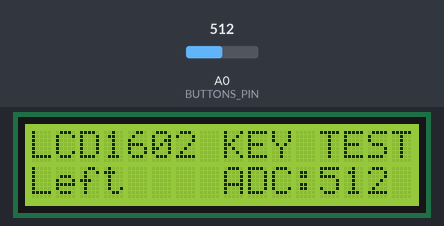
Bench run of a program on a simulated Arduino Uno, built with avr-gcc and run on an emulated ATmega328P. On the bench: 16×2 character LCD. Inputs (shaded band) come from the test bench; at power-on: A0 (BUTTONS_PIN) = 512. What the program prints to the serial monitor is not drawn.

Above: at 1.2 s.
1.3 s: A0 (BUTTONS_PIN) set to 716
At 2.5 s:
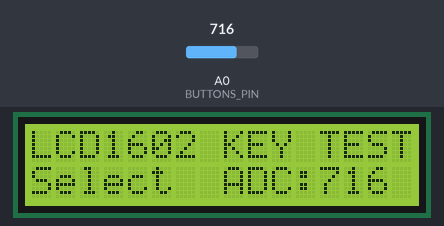
2.8 s: A0 (BUTTONS_PIN) set to 306
At 3.6 s:
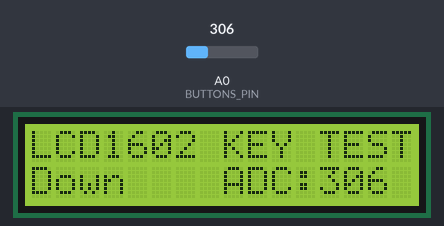
4.3 s: A0 (BUTTONS_PIN) set to 122
At 4.7 s:
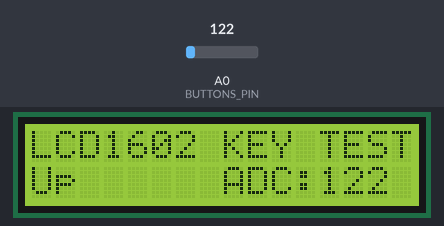
5.8 s: A0 (BUTTONS_PIN) set to 0
At 7.1 s:
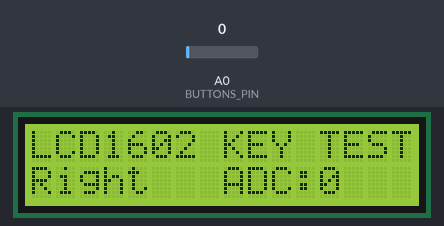
Timing chart, 0 to 8.3 s (numbered marks = the images above; inputs shaded):
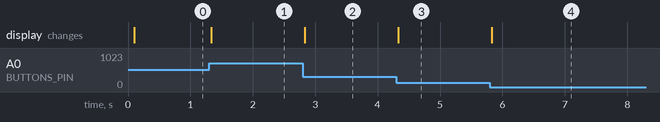

The program:

main.cpp
```cpp
#include <Arduino.h>

#include "buttons.h"
#include "config.h"
#include "lcd_driver.h"

void setup() {
    lcdInit();
    Serial.begin(115200);
}

void setDataLcd(const char* str, int x) {
    lcdSetCursor(0, 1);
    lcdPrint("                ");
    lcdSetCursor(0, 1);
    lcdPrint(str);
    lcdSetCursor(12, 1);
    lcdPrintInt(x);
}

void loop() {
    int x = analogRead(BUTTONS_PIN);
    updateButtons();

    if (clickRightButton()) {
        setDataLcd("Right   ADC:", x);
        Serial.print("Value A0 `Right` is  :");
        Serial.println(x, DEC);
    } else if (clickUpButton()) {
        setDataLcd("Up      ADC:", x);
        Serial.print("Value A0 `UP`’ is  :");
        Serial.println(x, DEC);
    } else if (clickDownButton()) {
        setDataLcd("Down    ADC:", x);
        Serial.print("Value A0‘`Down` is  :");
        Serial.println(x, DEC);
    } else if (clickLeftButton()) {
        setDataLcd("Left    ADC:", x);
        Serial.print("Value A0 `Left` is  :");
        Serial.println(x, DEC);
    } else if (clickSelectButton()) {
        setDataLcd("Select  ADC:", x);
        Serial.print("Value A0 `Select` is  :");
        Serial.println(x, DEC);
    }
}
```

buttons.cpp
```cpp
#include "buttons.h"

#include <AnalogMultiButton.h>

#include "config.h"

static constexpr int BUTTONS_VALUES[BUTTONS_TOTAL] = {BUTTON_RIGHT_ADC, BUTTON_UP_ADC, BUTTON_DOWN_ADC, BUTTON_LEFT_ADC, BUTTON_SELECT_ADC};
static AnalogMultiButton buttons(BUTTONS_PIN, BUTTONS_TOTAL, BUTTONS_VALUES, BUTTONS_DEBOUNCE_MS);

void updateButtons() {
    buttons.update();
}

bool clickRightButton() {
    return buttons.onPress(BUTTON_RIGHT);
}

bool clickUpButton() {
    return buttons.onPress(BUTTON_UP);
}

bool clickDownButton() {
    return buttons.onPress(BUTTON_DOWN);
}

bool clickLeftButton() {
    return buttons.onPress(BUTTON_LEFT);
}

bool clickSelectButton() {
    return buttons.onPress(BUTTON_SELECT);
}
```

buttons.h
```cpp
#pragma once

void updateButtons();
bool clickRightButton();
bool clickUpButton();
bool clickDownButton();
bool clickLeftButton();
bool clickSelectButton();
```

config.h
```cpp
#pragma once

// =============================================================================
// ПИНЫ ПОДКЛЮЧЕНИЯ ДИСПЛЕЯ LCD1602 (4-битный режим)
// Используются цифровые пины Arduino Uno/Nano
// =============================================================================
#define LCD_RS_PIN 8  // Пин RS (Register Select): 0 = команда, 1 = данные
#define LCD_EN_PIN 9  // Пин EN (Enable): фронт запускает чтение данных
#define LCD_D4_PIN 4  // Младший бит шины данных (D4)
#define LCD_D5_PIN 5  // D5
#define LCD_D6_PIN 6  // D6
#define LCD_D7_PIN 7  // Старший бит шины данных (D7)

// =============================================================================
// ПАРАМЕТРЫ ДИСПЛЕЯ
// =============================================================================
#define LCD_COLS 16  // Количество символов в строке
#define LCD_ROWS 2   // Количество строк

// =============================================================================
// ПИНЫ АНАЛОГОВЫХ КНОПОК
// =============================================================================
#define BUTTONS_PIN A0  // Аналоговый вход для резистивной клавиатуры

// =============================================================================
// ПОРОГОВЫЕ ЗНАЧЕНИЯ ДЛЯ АНАЛОГОВЫХ КНОПОК (ADC, 10-битный диапазон: 0–1023)
// Значения подобраны для типовой LCD Keypad Shield.
// РЕКОМЕНДУЕТСЯ УТОЧНИТЬ ЧЕРЕЗ КАЛИБРОВКУ!
// Порядок: от минимального к максимальному напряжению (RIGHT → SELECT)
// =============================================================================
#define BUTTONS_TOTAL 5        // Количество кнопок
#define BUTTON_RIGHT_ADC 50    // Нажата кнопка "RIGHT"
#define BUTTON_UP_ADC 150      // Нажата кнопка "UP"
#define BUTTON_DOWN_ADC 300    // Нажата кнопка "DOWN"
#define BUTTON_LEFT_ADC 500    // Нажата кнопка "LEFT"
#define BUTTON_SELECT_ADC 700  // Нажата кнопка "SELECT"

// =============================================================================
// ПАРАМЕТРЫ ОБРАБОТКИ КНОПОК
// =============================================================================
#define BUTTONS_DEBOUNCE_MS 25  // Время антидребезга в миллисекундах

// Идентификаторы кнопок (enum для читаемости)
enum ButtonId {
    BUTTON_RIGHT,
    BUTTON_UP,
    BUTTON_DOWN,
    BUTTON_LEFT,
    BUTTON_SELECT
};
```

lcd_driver.cpp
```cpp
#include "lcd_driver.h"

#include <LiquidCrystal.h>
#include <stdarg.h>

static LiquidCrystal lcd(
    LCD_RS_PIN,
    LCD_EN_PIN,
    LCD_D4_PIN,
    LCD_D5_PIN,
    LCD_D6_PIN,
    LCD_D7_PIN);

static char lcdPrintfBuffer[32];

void lcdClear() {
    lcd.clear();
}

void lcdSetCursor(uint8_t col, uint8_t row) {
    if (col < LCD_COLS && row < LCD_ROWS) {
        lcd.setCursor(col, row);
    }
}

void lcdPrint(const char* str) {
    lcd.print(str);
}

void lcdPrintInt(long value) {
    lcd.print(value);
}

void lcdPrintf(const char* format, ...) {
    va_list args;
    va_start(args, format);
    int written = vsnprintf(lcdPrintfBuffer, sizeof(lcdPrintfBuffer), format, args);
    va_end(args);

    if (written > 0) {
        lcd.print(lcdPrintfBuffer);
    }
}

void lcdInit() {
    lcd.begin(LCD_COLS, LCD_ROWS);
    lcdSetCursor(0, 0);
    lcdPrint("LCD1602 KEY TEST");
    lcdSetCursor(0, 1);
    lcdPrint("Press on Buttons");
}
```

lcd_driver.h
```cpp
#pragma once

#include <Arduino.h>

#include "config.h"

void lcdInit();
void lcdClear();
void lcdSetCursor(uint8_t col, uint8_t row);
void lcdPrint(const char* str);
void lcdPrintInt(long value);
void lcdPrintf(const char* format, ...);
```

Measured:
- after the input at 1.3 s, the display: changes at once (image 1)
- after the input at 2.8 s, the display: changes at once (image 2)
- after the input at 4.3 s, the display: changes at once (image 3)
- after the input at 5.8 s, the display: changes at once (image 4)
